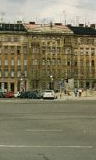
#> input picture CannyEdgeDetector/HumanDetection/Human/Test_Neg/00000053a_cut.bmp, 96 x 160 px, given as the content of the folder ImageData/Training_images_Pos/, which was not available
$ python HumanClassifier.py
#> lines starting #> are read from the running program, lines starting #| are printed output that depends on the picture; pictures that were not available may be replaced by others from this repository, and a replacement may not be noted
import numpy as np
import sys
import cv2
import math
import os
import random

def getImagePathsWithOutput(path_dir_output):
    image_paths = []
    output = []
    for folder in path_dir_output.keys():
        for dirt, subdirt, fileList in os.walk(folder):
            for file in fileList:
                image_paths.append(folder + file)
                output.append(path_dir_output[folder])
    return image_paths, output

class HOGFeature:

    def rgb2gray(self, img):
        '''
        function to convert image from color image to grayscale image
        img = the image matrix
        '''
        gray = np.zeros((img.shape[0],img.shape[1]))
        for i in range(0,img.shape[0]):
            for j in range(0,img.shape[1]):
                bgr = img[i,j]
                b = bgr[0]
                g = bgr[1]
                r = bgr[2]
                gray[i,j] = round(0.299*r+0.587*g+0.114*b)
        return gray

    def apply_sobel(self, img):
        '''
        Function to compute Normalized Gradient Magnitude and Gradient Angle
        '''
        #Sobel Filter Mask to calculate Horizontal(x) gradient
        sobel_x = (1/4)*np.array([(-1,0,1),
                    (-2,0,2),
                    (-1,0,1)])
        #Sobel Filter Mask to calculate Vertical(y) gradient
        sobel_y = (1/4)*np.array([(1,2,1),
                    (0,0,0),
                    (-1,-2,-1)])

        #initialize matrices to store the value of horizontal and vertical gradient,
        #normalized horizontal and vertical gradient, normalized gradient magnitude
        #and gradient angle
        gradient_magnitude = np.zeros(shape=img.shape)
        gradient_angle = np.zeros(shape=img.shape)
        #find the gradient values by perfoeming convolution
        for row in range(0,img.shape[0]-2):
            for col in range(0,img[row].size-2):
                #calculate Value at current pixel (row,col)
                #after applying sobel operator
                gx, gy = 0, 0
                for i in range (0,3):
                    for j in range (0,3):
                        gx = gx + img[row+i][col+j] * sobel_x[i][j]
                        gy = gy + img[row+i][col+j] * sobel_y[i][j]
                #normalize gradient magnitude by dividing by sqrt(2)
                gradient_magnitude[row+1][col+1]=((gx**2+gy**2)**(0.5))/(1.4142)
                #calculate gradient angle based on sobel horizontal gradient and vertical gradient
                angle = 0
                if(gx == 0):
                    if( gy > 0):
                        angle = 90
                    else:
                        angle = -90
                else:
                    angle = math.degrees(math.atan(gy/gx))
                if (angle < 0):
                    angle = angle + 180
                gradient_angle[row+1,col+1]  = angle
        return [gradient_magnitude, gradient_angle]

    def get_cell_histogram(self, gradient_magnitude, gradient_angle):
        '''
        This function is to get histogram for each 8x8 cell
        gradient_magnitude = gradient magnitude for each pixel
        gradient_angle = gradient angle for each pixel
        '''
        cell_shape = gradient_magnitude.shape
        #initialize the number of cell rows and cell columns
        cell_rows = round(cell_shape[0]/8)
        cell_cols = round(cell_shape[1]/8)
        histogram_cell = np.zeros((cell_rows,cell_cols,9))
        for r in range (0,cell_rows-1):
            for c in range (0,cell_cols-1):
                for row in range (r*8,r*8+8):
                    for col in range (c*8,c*8+8):
                        angle = gradient_angle[row][col]
                        grad_mag = gradient_magnitude[row][col]
                        if angle%20 == 0:
                            if angle == 180:
                                histogram_cell[r][c][0] += grad_mag
                                continue
                            bin_no = int(angle/20)
                            histogram_cell[r][c][bin_no] += grad_mag
                            continue
                        bin_no_l = int(angle/20)
                        #calculate the vote for left and right bins.
                        if bin_no_l < 8:
                            bin_no_r = bin_no_l + 1
                            histogram_cell[r][c][bin_no_r] += grad_mag*((angle - (bin_no_l * 20))/20)
                            histogram_cell[r][c][bin_no_l] += grad_mag*(((bin_no_r * 20) - angle)/20)
                        else:
                            bin_no_r = 0
                            histogram_cell[r][c][bin_no_r] += grad_mag*((angle - 160)/20)
                            histogram_cell[r][c][bin_no_l] += grad_mag*((180 - angle)/20)
        squared_histogram_cell = np.square(histogram_cell)
        return [histogram_cell, squared_histogram_cell]


    def get_hog_descriptor(self, histogram_cell, histogram_cell_squared):
        cell_histogram_shape = histogram_cell.shape
        descriptor = np.array([])
        for row in range(0,cell_histogram_shape[0]-1):
            for col in range(0,cell_histogram_shape[1]-1):
                block = np.array([])
                block_squared = np.array([])
                block = np.append(block,histogram_cell[row,col])
                block = np.append(block,histogram_cell[row,col+1])
                block = np.append(block,histogram_cell[row+1,col])
                block = np.append(block,histogram_cell[row+1,col+1])
                block_squared = np.append(block_squared,histogram_cell_squared[row,col])
                block_squared = np.append(block_squared,histogram_cell_squared[row,col+1])
                block_squared = np.append(block_squared,histogram_cell_squared[row+1,col])
                block_squared = np.append(block_squared,histogram_cell_squared[row+1,col+1])
                block_squared = np.sum(block_squared)
                if(block_squared>0):
                    #normalize the block descriptor
                    normalized = np.sqrt(block_squared)
                    block = (1/normalized)*block
                descriptor = np.append(descriptor, block)
        return descriptor


    def get_LBP_descriptor(self, magnitude):
        '''
        This function is to get histogram for each 8x8 cell
        gradient_magnitude = gradient magnitude for each pixel
        gradient_angle = gradient angle for each pixel
        '''
        pattern = [(-1, -1),(-1, 0),(-1, 1),(0, -1),(0, 1),(1, -1),(1, 0),(1, 1)]
        uniform_patterns = np.array([0, 1, 2, 3, 4, 6, 7, 8, 12, 14, 15, 16, 24, 28, 30, 31, 32, 48, 56,
        60, 62, 63, 64, 96, 112, 120, 124, 126, 127, 128, 129, 131, 135, 143, 159, 191, 192, 193, 195, 199,
        207, 223, 224, 225, 227, 231, 239, 240, 241, 243, 247, 248, 249, 251, 252, 253, 254, 255])
        non_uniform_patterns = np.array(list(set(np.arange(256))-set(uniform_patterns)))
        cell_shape = magnitude.shape
        #initialize the number of cell rows and cell columns
        cell_rows = round(cell_shape[0]/16)
        cell_cols = round(cell_shape[1]/16)
        histogram_block = np.zeros((cell_rows,cell_cols,59))
        lbp_mask = np.zeros(magnitude.shape)
        lbp_descriptor = np.array([])
        for r in range (0,cell_rows):
            for c in range (0,cell_cols):
                histogram_block = np.zeros(256)
                for row in range (r*16,r*16+16):
                    for col in range (c*16,c*16+16):
                        if row == 0 or col == 0 or row == magnitude.shape[0]-1 or col == magnitude.shape[1]-1:
                            lbp_mask[row][col] = 5
                            continue
                        bin_val = ''
                        mag = magnitude[row][col]
                        for i,j in pattern:
                            if magnitude[row+i][col+j] >= mag:
                                bin_val += '1'
                            else:
                                bin_val += '0'
                        histogram_block[int(bin_val,2)] += 1
                normalized_histogram = histogram_block/256
                bin_59 = sum(normalized_histogram[non_uniform_patterns])
                bin_1_58 = normalized_histogram[uniform_patterns]
                bin_1_59 = np.append(bin_1_58, bin_59)
                lbp_descriptor = np.append(lbp_descriptor,bin_1_59)
        return lbp_descriptor


    def saveImageAndHog(self, mag, hog, lbp, path):
        """
        function to save the image and hog descriptor
        """
        pathSplit = path.split('/')
        currImage = pathSplit[-1]
        imageName, imageExt = currImage.split('.')
        updatedImage = '.'.join([imageName+'_mag',imageExt])
        imageFolder = '/'.join(pathSplit[:-1])
        imageFolder += "_res"
        if not os.path.exists(imageFolder):
            os.makedirs(imageFolder)
        finalPath = '/'.join([imageFolder,updatedImage])
        cv2.imwrite(finalPath, mag)
        filename = imageFolder+"/"+imageName+"_hog.txt"
        hog_file = open(filename,'a+')
        for i in hog:
            hog_file.write(str(i[0])+'\n')
        hog_file.close()
        filename = imageFolder+"/"+imageName+"_lbp.txt"
        lbp_file = open(filename,'a+')
        for i in lbp:
            lbp_file.write(str(i[0])+'\n')
        lbp_file.close()

    def HogLbp(self, image_list):
        hog_features = []
        lbp_features = []
        for image in image_list:
            color_img = cv2.imread(image,cv2.IMREAD_COLOR)
#> color_img is the input picture: shape (160, 96, 3); mean B, G, R 98.5, 124, 128.9
            gray_img = self.rgb2gray(color_img)
#> after the loop in rgb2gray, `for i in range(0,img.shape[0]):`:
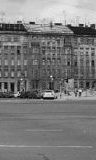
#> gray: shape (160, 96) float64; min 2, max 238, mean 122.6
            gradient_magnitude, gradient_angle = self.apply_sobel(gray_img)
#> after the loop in apply_sobel, `for row in range(0,img.shape[0]-2):`:
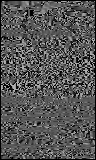
#> gradient_angle: shape (160, 96) float64; min 0, max 179.9, mean 85.2
#> after the loop in apply_sobel, `for row in range(0,img.shape[0]-2):`:
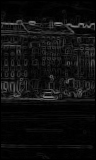
#> gradient_magnitude: shape (160, 96) float64; min 0, max 137, mean 15.1
            histogram = self.get_cell_histogram(gradient_magnitude, gradient_angle)
#> histogram = 2 items
            histogram_cell = histogram[0]
            squared_histogram_cell = histogram[1]
            HOG_descriptor = self.get_hog_descriptor(histogram_cell, squared_histogram_cell)
#> HOG_descriptor = 7524 values, max 0.784 at index 382, min 0 at index 9, mean 0.112
            HOG_descriptor = HOG_descriptor.reshape(-1,1)
            LBP_descriptor = self.get_LBP_descriptor(gradient_magnitude)
#> after the loop in get_LBP_descriptor, `for r in range (0,cell_rows):`:
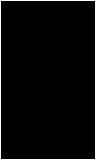
#> lbp_mask: shape (160, 96) float64; values 0 (black) and 5 (white), 3.3% white in thin lines or dots
#> LBP_descriptor = 3540 values, max 0.488 at index 1533, min 0 at index 9, mean 0.0164
            LBP_descriptor = LBP_descriptor.reshape(-1,1)
            self.saveImageAndHog(gradient_magnitude, HOG_descriptor, LBP_descriptor, image)
#> the loop in saveImageAndHog, `for i in hog:` made 7524 passes
#> i on passes 1 to 3: [0.0362], [0.045], [0.0354]
#> the loop in saveImageAndHog, `for i in lbp:` made 3540 passes
#> i on passes 1 to 3: [0.0547], [0.00781], [0.00781]
            hog_features.append(HOG_descriptor)
            lbp_features.append(LBP_descriptor)
        return hog_features,lbp_features

# [92 lines left out: functions ReLU, Sigmoid, neural_network, predict, not called in this run]

root = 'ImageData/'
train_pos_dir = root + 'Training_images_Pos/'
train_neg_dir = root + 'Training_images_Neg/'
test_pos_dir = root + 'Test_images_Pos/'
test_neg_dir = root + 'Test_images_Neg/'

train_data_dir_with_output = {
train_pos_dir:1,
train_neg_dir:0
}
test_data_dir_with_output = {
test_neg_dir:0,
test_pos_dir:1
}

training_image_paths, training_output = getImagePathsWithOutput(train_data_dir_with_output)
testing_image_paths, testing_output = getImagePathsWithOutput(test_data_dir_with_output)

h = HOGFeature()

hog_train, lbp_train = h.HogLbp(training_image_paths)
#> hog_train = 2 items; lbp_train = 2 items

hog_test, lbp_test = h.HogLbp(testing_image_paths)
#> hog_test = 2 items; lbp_test = 2 items

hog_lbp_train = []
for i,j in zip(hog_train, lbp_train):
    hog_lbp_train.append(np.append(i,j))
#> this loop made 2 passes
#> after the loop, hog_lbp_train = 2 items

hog_lbp_test = []
for i,j in zip(hog_test, lbp_test):
    hog_lbp_test.append(np.append(i,j))
#> after the loop, hog_lbp_test = 2 items

train_data_hog = np.array(hog_train)
test_data_hog = np.array(hog_test)


#> (the run stopped early here; a loop or call above may not have finished)
